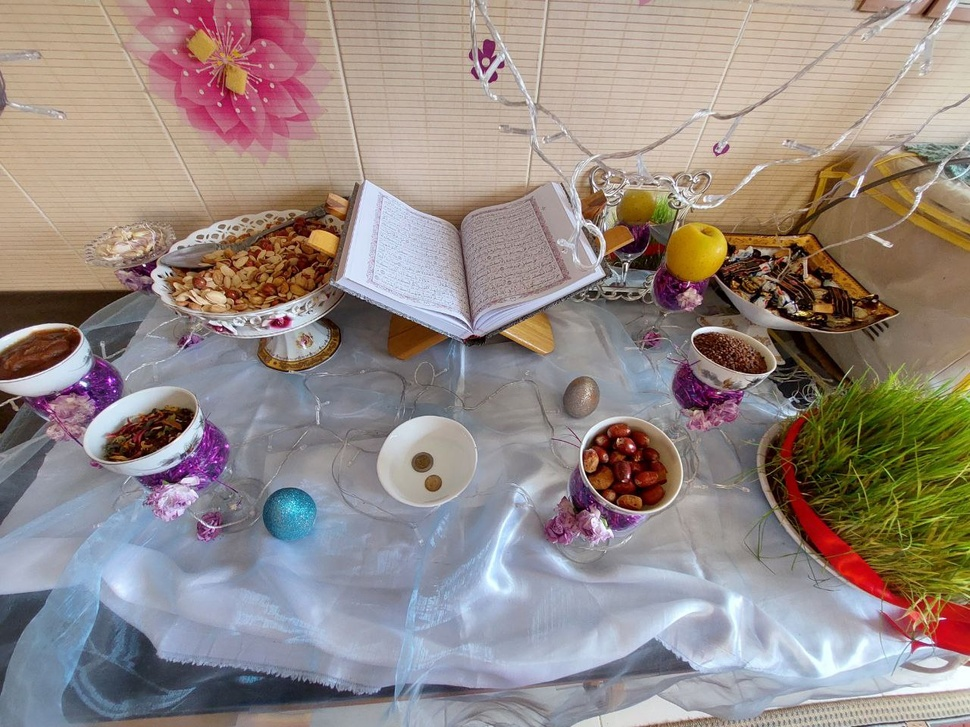
%> input picture exercises/AtiKhosravani/12/04.jpg, 970 x 727 px, shrunk from 1280 x 960 before the run, given in place of 1.jpg, which was not available
$ octave hist_equal.m   (GNU Octave 9; MATLAB toolbox functions it lacks are replaced by stand-ins)
%> lines starting %> are read from the running program, lines starting %| are printed output that depends on the picture; pictures that were not available may be replaced by others from this repository, and a replacement may not be noted
clear,clc,close all
for im_num=1:12
    im=sprintf('/Users/Ali/Desktop/7sin/%d.jpg',im_num);
    ims=imread(im);
%> ims is the input picture: size 727x970x3 uint8; mean R, G, B 149.6, 137.2, 132.9
    gray=rgb2gray(ims);
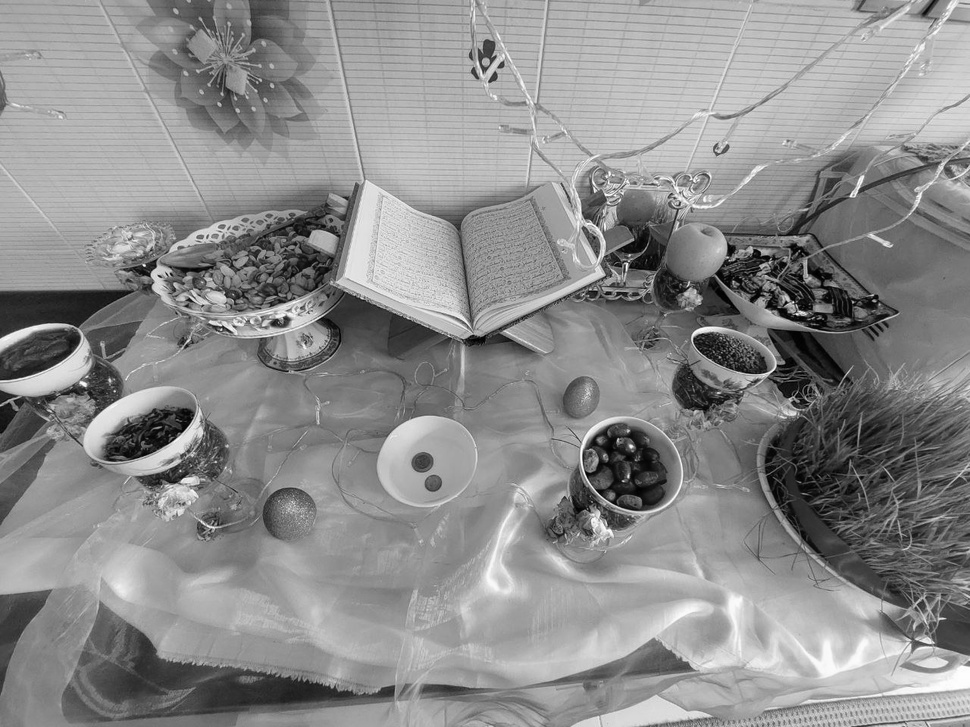
%> gray: size 727x970 uint8; min 0, max 255, mean 140.4
    hist_equal=histeq(gray);
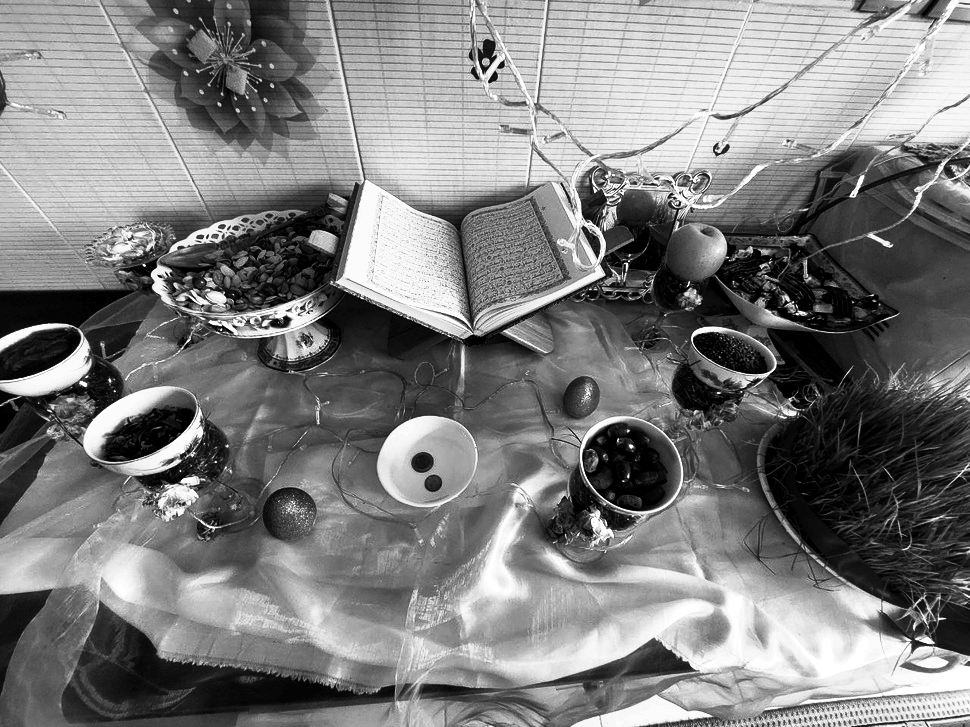
%> hist_equal: size 727x970 uint8; min 0, max 255, mean 126.3
    figure(13);
    subplot(12,1,im_num)
%> (the run ends here)

$ run again, on exercises/AtiKhosravani/12/11.jpg
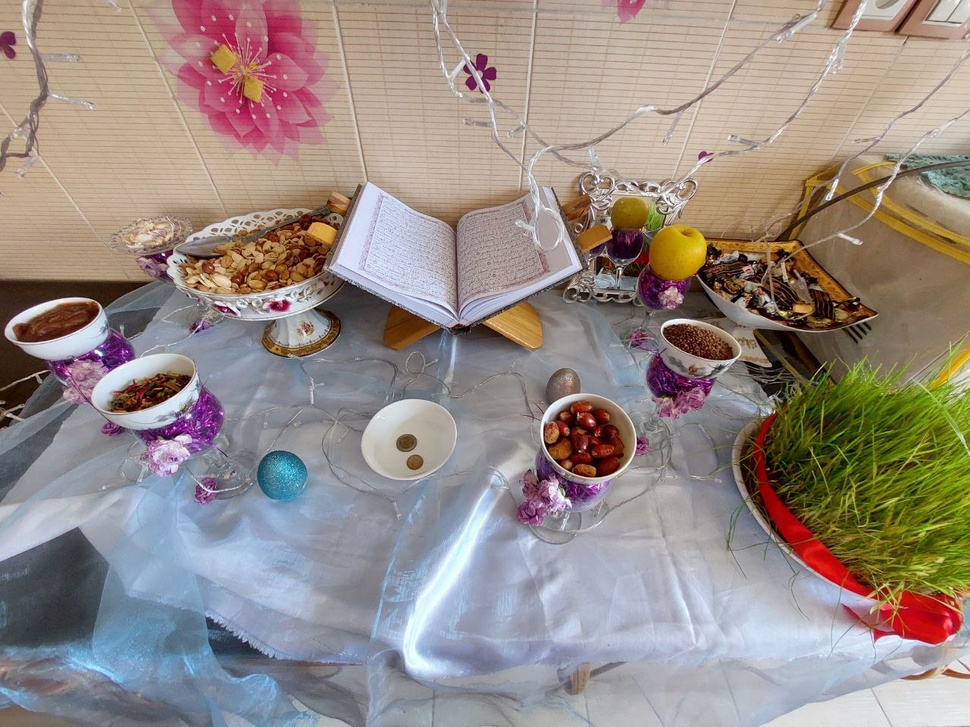
%> input picture exercises/AtiKhosravani/12/11.jpg, 970 x 727 px, shrunk from 1280 x 960 before the run, given in place of 1.jpg, which was not available
%> ims is the input picture: size 727x970x3 uint8; mean R, G, B 150.7, 139.4, 133.7
%> `gray=rgb2gray(ims);`:
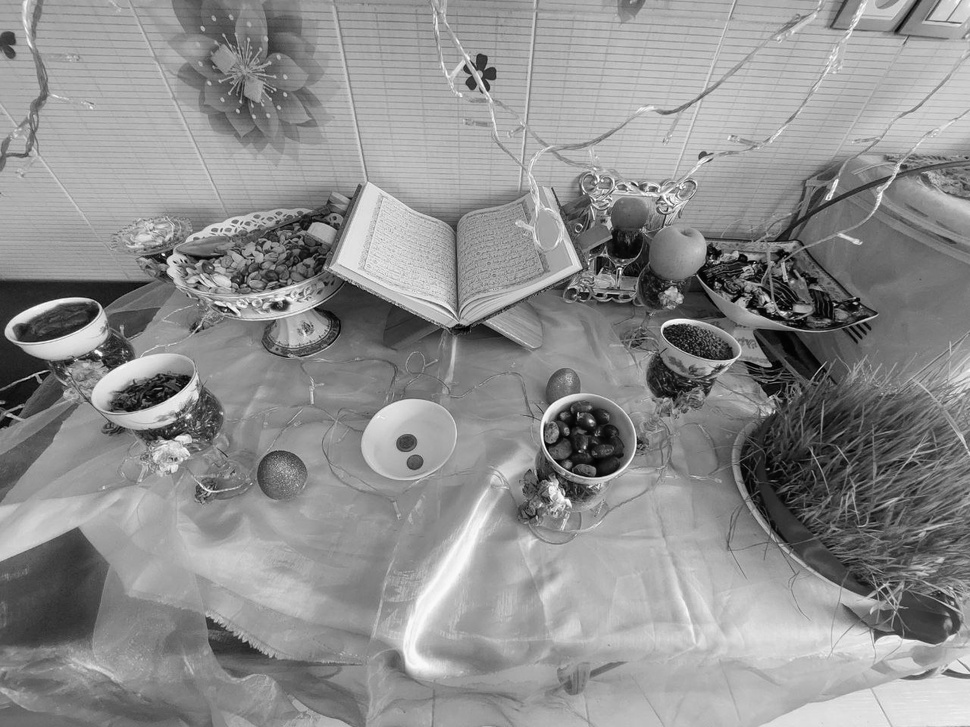
%> gray: size 727x970 uint8; min 0, max 255, mean 142.2
%> `hist_equal=histeq(gray);`:
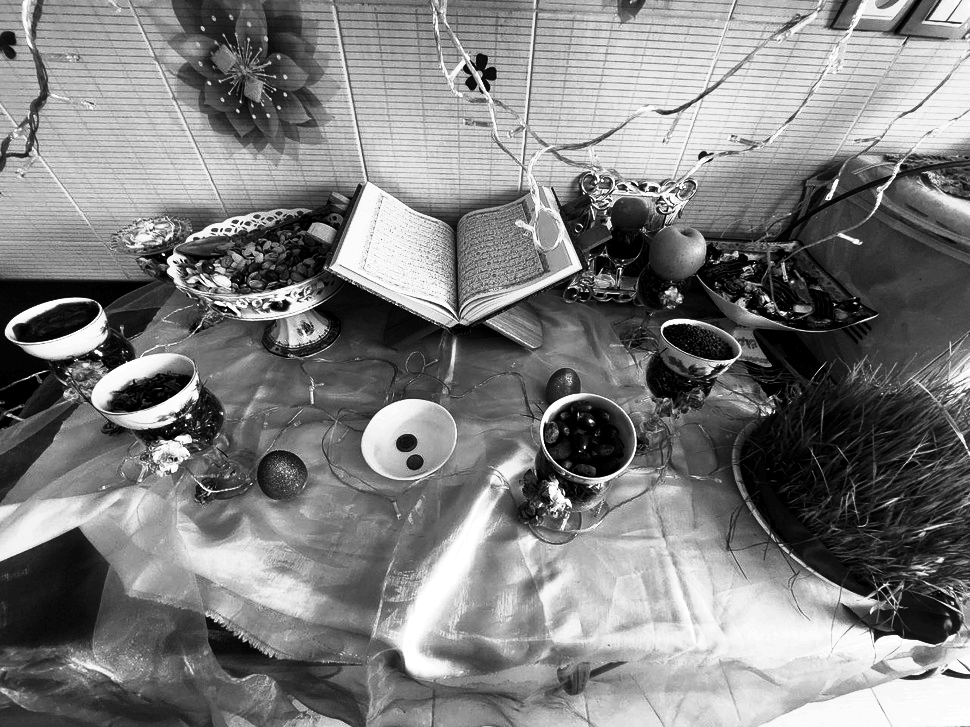
%> hist_equal: size 727x970 uint8; min 0, max 255, mean 126.3
